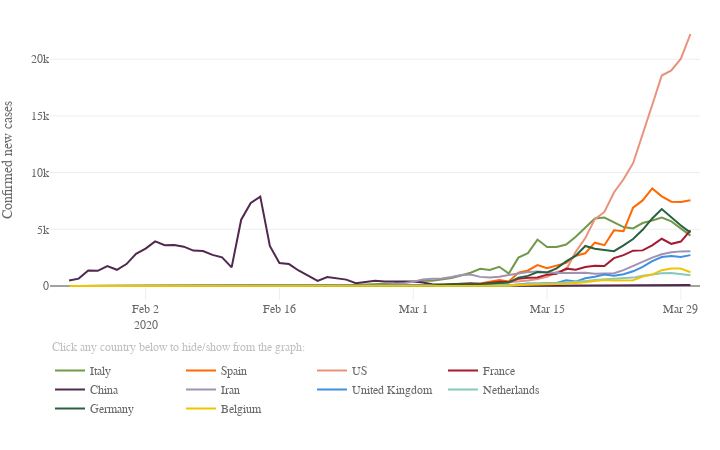

Notebook cell for this chart:
### Code cell
# Plot new cases top 10 countries
data = []

for i, c in enumerate(top10_country):
    nc = df_merged[df_merged['Country/Region'] == c].confirmed_newcases_movavg
    data.append(go.Scatter(x = df_merged[df_merged['Country/Region'] == c].dt,
                           y = nc,
                           name = c+'  ',
                           marker = dict(color = top10_col[i]),
                           line = dict(width = line_width),
                           hoverinfo = 'text',
                           hovertext = [c+':<br>{:.0f}'.format(i) for i in nc],
                           hoverlabel = dict(bordercolor = top10_col[i], 
                                             bgcolor = 'white',
                                             font = dict(color = top10_col[i])),
                           showlegend = True
                          )
               )
    
    
lay = go.Layout(width = width_px, 
                height = height_px, 
                xaxis = dict(ticks = 'inside',
                             ticklen = tick_lenght,
                             tickcolor = tick_col,
                             rangemode = 'nonnegative',
                             zeroline = False,
                             showgrid = False,
                            ),
                yaxis = dict(title='Confirmed new cases',
                             type = 'linear',
                            ),
                hovermode = 'closest',
                font = dict(size = label_size,
                            family = label_font,
                            color = label_col,
                           ),
                legend = dict(x = 0.0, 
                              y = -0.20,
                              orientation = 'h',
                             ),
                margin=dict(l = margin_l, r = margin_r, b = margin_b, t = margin_t, pad=0),
                annotations=[dict(x = 0.0,
                                  y = -0.20,
                                  showarrow = False,
                                  text = 'Click any country below to hide/show from the graph:',
                                  xref = 'paper',
                                  yref = 'paper',
                                  font=dict(
                                      family = label_font,
                                      size = label_size,
                                      color = 'silver',),
                                 ),
                            ],
               )

fig = dict(data=data, layout=lay)
plotly.offline.iplot(fig)

# Save JS
plot = plotly.offline.plot({'data':data,
                            'layout':lay},
                           include_plotlyjs = False,
                           output_type = 'div',
                           config = dict(showLink = False,
                                         modeBarButtonsToRemove = ['sendDataToCloud'],
                                         displaylogo = False,
                                         responsive = True)
                          )
path = '../visuals/new_cases/'
out_file = open(path+'timeline_newcases_date_all_720.html', 'w')
out_file.write('<!DOCTYPE html><html><head><script src="https://cdn.plot.ly/plotly-latest.min.js"></script></head><body>')
out_file.write(plot)
out_file.write('</body><html>')
out_file.close()

### Figure 1 — Plotly figure (JSON) as saved in the notebook; plotly's stock layout.template omitted (floating-point values rounded to 4 significant figures)
{"data": [{"hoverinfo": "text", "hoverlabel": {"bgcolor": "white", "bordercolor": "#719949", "font": {"color": "#719949"}}, "hovertext": ["Italy:<br>nan", "Italy:<br>nan", "Italy:<br>0", "Italy:<br>0", "Italy:<br>0", "Italy:<br>0", "Italy:<br>0", "Italy:<br>1", "Italy:<br>1", "Italy:<br>1", "Italy:<br>0", "Italy:<br>0", "Italy:<br>0", "Italy:<br>0", "Italy:<br>0", "Italy:<br>0", "Italy:<br>0", "Italy:<br>0", "Italy:<br>0", "Italy:<br>0", "Italy:<br>0", "Italy:<br>0", "Italy:<br>0", "Italy:<br>0", "Italy:<br>0", "Italy:<br>0", "Italy:<br>0", "Italy:<br>0", "Italy:<br>6", "Italy:<br>20", "Italy:<br>51", "Italy:<br>70", "Italy:<br>87", "Italy:<br>99", "Italy:<br>142", "Italy:<br>189", "Italy:<br>225", "Italy:<br>346", "Italy:<br>383", "Italy:<br>458", "Italy:<br>465", "Italy:<br>607", "Italy:<br>711", "Italy:<br>931", "Italy:<br>1172", "Italy:<br>1512", "Italy:<br>1422", "Italy:<br>1696", "Italy:<br>1097", "Italy:<br>2504", "Italy:<br>2898", "Italy:<br>4095", "Italy:<br>3440", "Italy:<br>3450", "Italy:<br>3655", "Italy:<br>4352", "Italy:<br>5172", "Italy:<br>5955", "Italy:<br>6034", "Italy:<br>5635", "Italy:<br>5199", "Italy:<br>5083", "Italy:<br>5554", "Italy:<br>5774", "Italy:<br>6029", "Italy:<br>5700", "Italy:<br>5080", "Italy:<br>4440", "Italy:<br>nan"], "line": {"width": 2}, "marker": {"color": "#719949"}, "name": "Italy  ", "showlegend": true, "type": "scatter", "uid": "c0d7ebe6-7443-11ea-84cb-8c8590b56c5d", "x": ["2020-01-23", "2020-01-24", "2020-01-25", "2020-01-26", "2020-01-27", "2020-01-28", "2020-01-29", "2020-01-30", "2020-01-31", "2020-02-01", "2020-02-02", "2020-02-03", "2020-02-04", "2020-02-05", "2020-02-06", "2020-02-07", "2020-02-08", "2020-02-09", "2020-02-10", "2020-02-11", "2020-02-12", "2020-02-13", "2020-02-14", "2020-02-15", "2020-02-16", "2020-02-17", "2020-02-18", "2020-02-19", "2020-02-20", "2020-02-21", "2020-02-22", "2020-02-23", "2020-02-24", "2020-02-25", "2020-02-26", "2020-02-27", "2020-02-28", "2020-02-29", "2020-03-01", "2020-03-02", "2020-03-03", "2020-03-04", "2020-03-05", "2020-03-06", "2020-03-07", "2020-03-08", "2020-03-09", "2020-03-10", "2020-03-11", "2020-03-12", "2020-03-13", "2020-03-14", "2020-03-15", "2020-03-16", "2020-03-17", "2020-03-18", "2020-03-19", "2020-03-20", "2020-03-21", "2020-03-22", "2020-03-23", "2020-03-24", "2020-03-25", "2020-03-26", "2020-03-27", "2020-03-28", "2020-03-29", "2020-03-30", "2020-03-31"], "y": [null, null, 0, 0, 0, 0, 0, 0.6667, 0.6667, 0.6667, 0, 0, 0, 0, 0.3333, 0.3333, 0.3333, 0, 0, 0, 0, 0, 0, 0, 0, 0, 0, 0, 5.667, 19.67, 50.67, 69.67, 86.67, 99.33, 142, 188.7, 225, 346.3, 382.7, 458, 465, 607.3, 711.3, 931.3, 1172.0, 1512, 1422, 1696.0, 1097.0, 2504.0, 2898.0, 4095, 3440, 3450.0, 3655.0, 4352.0, 5172.0, 5955, 6034.0, 5635.0, 5199.0, 5083.0, 5554, 5774, 6029.0, 5700, 5080.0, 4440, null]}, {"hoverinfo": "text", "hoverlabel": {"bgcolor": "white", "bordercolor": "#FF6900", "font": {"color": "#FF6900"}}, "hovertext": ["Spain:<br>nan", "Spain:<br>nan", "Spain:<br>0", "Spain:<br>0", "Spain:<br>0", "Spain:<br>0", "Spain:<br>0", "Spain:<br>0", "Spain:<br>0", "Spain:<br>0", "Spain:<br>0", "Spain:<br>0", "Spain:<br>0", "Spain:<br>0", "Spain:<br>0", "Spain:<br>0", "Spain:<br>0", "Spain:<br>0", "Spain:<br>0", "Spain:<br>0", "Spain:<br>0", "Spain:<br>0", "Spain:<br>0", "Spain:<br>0", "Spain:<br>0", "Spain:<br>0", "Spain:<br>0", "Spain:<br>0", "Spain:<br>0", "Spain:<br>0", "Spain:<br>0", "Spain:<br>0", "Spain:<br>1", "Spain:<br>4", "Spain:<br>4", "Spain:<br>9", "Spain:<br>11", "Spain:<br>23", "Spain:<br>29", "Spain:<br>40", "Spain:<br>46", "Spain:<br>46", "Spain:<br>78", "Spain:<br>93", "Spain:<br>138", "Spain:<br>224", "Spain:<br>398", "Spain:<br>535", "Spain:<br>401", "Spain:<br>1179", "Spain:<br>1371", "Spain:<br>1840", "Spain:<br>1570", "Spain:<br>1786", "Spain:<br>2037", "Spain:<br>2674", "Spain:<br>2887", "Spain:<br>3821", "Spain:<br>3602", "Spain:<br>4909", "Spain:<br>4837", "Spain:<br>6916", "Spain:<br>7550", "Spain:<br>8611", "Spain:<br>7907", "Spain:<br>7441", "Spain:<br>7412", "Spain:<br>7563", "Spain:<br>nan"], "line": {"width": 2}, "marker": {"color": "#FF6900"}, "name": "Spain  ", "showlegend": true, "type": "scatter", "uid": "c0db1622-7443-11ea-8f4f-8c8590b56c5d", "x": ["2020-01-23", "2020-01-24", "2020-01-25", "2020-01-26", "2020-01-27", "2020-01-28", "2020-01-29", "2020-01-30", "2020-01-31", "2020-02-01", "2020-02-02", "2020-02-03", "2020-02-04", "2020-02-05", "2020-02-06", "2020-02-07", "2020-02-08", "2020-02-09", "2020-02-10", "2020-02-11", "2020-02-12", "2020-02-13", "2020-02-14", "2020-02-15", "2020-02-16", "2020-02-17", "2020-02-18", "2020-02-19", "2020-02-20", "2020-02-21", "2020-02-22", "2020-02-23", "2020-02-24", "2020-02-25", "2020-02-26", "2020-02-27", "2020-02-28", "2020-02-29", "2020-03-01", "2020-03-02", "2020-03-03", "2020-03-04", "2020-03-05", "2020-03-06", "2020-03-07", "2020-03-08", "2020-03-09", "2020-03-10", "2020-03-11", "2020-03-12", "2020-03-13", "2020-03-14", "2020-03-15", "2020-03-16", "2020-03-17", "2020-03-18", "2020-03-19", "2020-03-20", "2020-03-21", "2020-03-22", "2020-03-23", "2020-03-24", "2020-03-25", "2020-03-26", "2020-03-27", "2020-03-28", "2020-03-29", "2020-03-30", "2020-03-31"], "y": [null, null, 0, 0, 0, 0, 0, 0, 0.3333, 0.3333, 0.3333, 0, 0, 0, 0, 0, 0.3333, 0.3333, 0.3333, 0, 0, 0, 0, 0, 0, 0, 0, 0, 0, 0, 0, 0, 1.333, 3.667, 4.333, 8.667, 10.67, 23, 29.33, 40, 46, 46.33, 78.33, 92.67, 138, 224.3, 398.3, 534.7, 401.3, 1179, 1371.0, 1840.0, 1570, 1786.0, 2037.0, 2674.0, 2887.0, 3821.0, 3602.0, 4909.0, 4837, 6916.0, 7550, 8611.0, 7907.0, 7441.0, 7412.0, 7563.0, null]}, {"hoverinfo": "text", "hoverlabel": {"bgcolor": "white", "bordercolor": "#E8927C", "font": {"color": "#E8927C"}}, "hovertext": ["US:<br>nan", "US:<br>nan", "US:<br>1", "US:<br>1", "US:<br>1", "US:<br>0", "US:<br>0", "US:<br>1", "US:<br>1", "US:<br>1", "US:<br>1", "US:<br>1", "US:<br>1", "US:<br>0", "US:<br>0", "US:<br>0", "US:<br>0", "US:<br>0", "US:<br>0", "US:<br>0", "US:<br>1", "US:<br>0", "US:<br>0", "US:<br>0", "US:<br>0", "US:<br>0", "US:<br>0", "US:<br>0", "US:<br>1", "US:<br>1", "US:<br>1", "US:<br>12", "US:<br>12", "US:<br>14", "US:<br>2", "US:<br>3", "US:<br>4", "US:<br>5", "US:<br>13", "US:<br>17", "US:<br>25", "US:<br>40", "US:<br>48", "US:<br>84", "US:<br>100", "US:<br>107", "US:<br>186", "US:<br>254", "US:<br>360", "US:<br>407", "US:<br>482", "US:<br>612", "US:<br>818", "US:<br>1231", "US:<br>1428", "US:<br>3015", "US:<br>4226", "US:<br>5902", "US:<br>6533", "US:<br>8249", "US:<br>9417", "US:<br>10834", "US:<br>13330", "US:<br>15972", "US:<br>18567", "US:<br>19017", "US:<br>20050", "US:<br>22231", "US:<br>nan"], "line": {"width": 2}, "marker": {"color": "#E8927C"}, "name": "US  ", "showlegend": true, "type": "scatter", "uid": "c0db1a50-7443-11ea-a168-8c8590b56c5d", "x": ["2020-01-23", "2020-01-24", "2020-01-25", "2020-01-26", "2020-01-27", "2020-01-28", "2020-01-29", "2020-01-30", "2020-01-31", "2020-02-01", "2020-02-02", "2020-02-03", "2020-02-04", "2020-02-05", "2020-02-06", "2020-02-07", "2020-02-08", "2020-02-09", "2020-02-10", "2020-02-11", "2020-02-12", "2020-02-13", "2020-02-14", "2020-02-15", "2020-02-16", "2020-02-17", "2020-02-18", "2020-02-19", "2020-02-20", "2020-02-21", "2020-02-22", "2020-02-23", "2020-02-24", "2020-02-25", "2020-02-26", "2020-02-27", "2020-02-28", "2020-02-29", "2020-03-01", "2020-03-02", "2020-03-03", "2020-03-04", "2020-03-05", "2020-03-06", "2020-03-07", "2020-03-08", "2020-03-09", "2020-03-10", "2020-03-11", "2020-03-12", "2020-03-13", "2020-03-14", "2020-03-15", "2020-03-16", "2020-03-17", "2020-03-18", "2020-03-19", "2020-03-20", "2020-03-21", "2020-03-22", "2020-03-23", "2020-03-24", "2020-03-25", "2020-03-26", "2020-03-27", "2020-03-28", "2020-03-29", "2020-03-30", "2020-03-31"], "y": [null, null, 1.333, 1, 1, 0, 0, 0.6667, 1, 1, 1.333, 1, 1, 0, 0, 0, 0, 0, 0.3333, 0.3333, 0.6667, 0.3333, 0.3333, 0, 0, 0, 0, 0, 0.6667, 0.6667, 0.6667, 12, 12, 14, 2.333, 3, 3.667, 5.333, 12.67, 16.67, 25, 39.67, 48, 84.33, 100.3, 107, 185.7, 254.3, 360, 406.7, 482, 612, 817.7, 1231.0, 1428, 3015, 4226.0, 5902, 6533, 8249, 9417, 10834, 13330.0, 15970.0, 18570.0, 19020.0, 20050, 22230.0, null]}, {"hoverinfo": "text", "hoverlabel": {"bgcolor": "white", "bordercolor": "#A6192E", "font": {"color": "#A6192E"}}, "hovertext": ["France:<br>nan", "France:<br>nan", "France:<br>1", "France:<br>0", "France:<br>0", "France:<br>1", "France:<br>1", "France:<br>0", "France:<br>0", "France:<br>0", "France:<br>0", "France:<br>0", "France:<br>0", "France:<br>0", "France:<br>0", "France:<br>2", "France:<br>2", "France:<br>2", "France:<br>0", "France:<br>0", "France:<br>0", "France:<br>0", "France:<br>0", "France:<br>0", "France:<br>0", "France:<br>0", "France:<br>0", "France:<br>0", "France:<br>0", "France:<br>0", "France:<br>0", "France:<br>0", "France:<br>1", "France:<br>2", "France:<br>9", "France:<br>14", "France:<br>27", "France:<br>31", "France:<br>45", "France:<br>35", "France:<br>53", "France:<br>63", "France:<br>151", "France:<br>224", "France:<br>252", "France:<br>188", "France:<br>278", "France:<br>386", "France:<br>358", "France:<br>629", "France:<br>734", "France:<br>746", "France:<br>1001", "France:<br>1073", "France:<br>1531", "France:<br>1429", "France:<br>1681", "France:<br>1780", "France:<br>1758", "France:<br>2455", "France:<br>2720", "France:<br>3119", "France:<br>3143", "France:<br>3593", "France:<br>4168", "France:<br>3719", "France:<br>3923", "France:<br>4907", "France:<br>nan"], "line": {"width": 2}, "marker": {"color": "#A6192E"}, "name": "France  ", "showlegend": true, "type": "scatter", "uid": "c0db1c38-7443-11ea-a6fb-8c8590b56c5d", "x": ["2020-01-23", "2020-01-24", "2020-01-25", "2020-01-26", "2020-01-27", "2020-01-28", "2020-01-29", "2020-01-30", "2020-01-31", "2020-02-01", "2020-02-02", "2020-02-03", "2020-02-04", "2020-02-05", "2020-02-06", "2020-02-07", "2020-02-08", "2020-02-09", "2020-02-10", "2020-02-11", "2020-02-12", "2020-02-13", "2020-02-14", "2020-02-15", "2020-02-16", "2020-02-17", "2020-02-18", "2020-02-19", "2020-02-20", "2020-02-21", "2020-02-22", "2020-02-23", "2020-02-24", "2020-02-25", "2020-02-26", "2020-02-27", "2020-02-28", "2020-02-29", "2020-03-01", "2020-03-02", "2020-03-03", "2020-03-04", "2020-03-05", "2020-03-06", "2020-03-07", "2020-03-08", "2020-03-09", "2020-03-10", "2020-03-11", "2020-03-12", "2020-03-13", "2020-03-14", "2020-03-15", "2020-03-16", "2020-03-17", "2020-03-18", "2020-03-19", "2020-03-20", "2020-03-21", "2020-03-22", "2020-03-23", "2020-03-24", "2020-03-25", "2020-03-26", "2020-03-27", "2020-03-28", "2020-03-29", "2020-03-30", "2020-03-31"], "y": [null, null, 1, 0.3333, 0.3333, 0.6667, 0.6667, 0.3333, 0.3333, 0.3333, 0.3333, 0, 0, 0, 0, 1.667, 1.667, 1.667, 0, 0, 0, 0, 0.3333, 0.3333, 0.3333, 0, 0, 0, 0, 0, 0, 0, 0.6667, 2, 8.667, 14.33, 27.33, 30.67, 44.67, 34.67, 52.67, 63, 150.7, 223.7, 252, 187.7, 278.3, 385.7, 358, 629, 734.3, 746.3, 1001.0, 1073, 1531.0, 1429, 1681, 1780.0, 1758.0, 2455, 2720.0, 3119, 3143.0, 3593.0, 4168.0, 3719, 3923.0, 4907.0, null]}, {"hoverinfo": "text", "hoverlabel": {"bgcolor": "white", "bordercolor": "#51284F", "font": {"color": "#51284F"}}, "hovertext": ["China:<br>nan", "China:<br>nan", "China:<br>477", "China:<br>652", "China:<br>1368", "China:<br>1337", "China:<br>1755", "China:<br>1431", "China:<br>1935", "China:<br>2830", "China:<br>3305", "China:<br>3939", "China:<br>3603", "China:<br>3624", "China:<br>3468", "China:<br>3125", "China:<br>3081", "China:<br>2748", "China:<br>2524", "China:<br>1643", "China:<br>5847", "China:<br>7324", "China:<br>7885", "China:<br>3539", "China:<br>2025", "China:<br>1933", "China:<br>1369", "China:<br>881", "China:<br>446", "China:<br>794", "China:<br>648", "China:<br>564", "China:<br>251", "China:<br>381", "China:<br>453", "China:<br>391", "China:<br>397", "China:<br>444", "China:<br>403", "China:<br>302", "China:<br>151", "China:<br>134", "China:<br>143", "China:<br>128", "China:<br>95", "China:<br>57", "China:<br>39", "China:<br>33", "China:<br>24", "China:<br>19", "China:<br>19", "China:<br>24", "China:<br>29", "China:<br>27", "China:<br>33", "China:<br>41", "China:<br>64", "China:<br>68", "China:<br>93", "China:<br>83", "China:<br>95", "China:<br>75", "China:<br>95", "China:<br>102", "China:<br>113", "China:<br>113", "China:<br>100", "China:<br>93", "China:<br>nan"], "line": {"width": 2}, "marker": {"color": "#51284F"}, "name": "China  ", "showlegend": true, "type": "scatter", "uid": "c0db1ddc-7443-11ea-abb8-8c8590b56c5d", "x": ["2020-01-23", "2020-01-24", "2020-01-25", "2020-01-26", "2020-01-27", "2020-01-28", "2020-01-29", "2020-01-30", "2020-01-31", "2020-02-01", "2020-02-02", "2020-02-03", "2020-02-04", "2020-02-05", "2020-02-06", "2020-02-07", "2020-02-08", "2020-02-09", "2020-02-10", "2020-02-11", "2020-02-12", "2020-02-13", "2020-02-14", "2020-02-15", "2020-02-16", "2020-02-17", "2020-02-18", "2020-02-19", "2020-02-20", "2020-02-21", "2020-02-22", "2020-02-23", "2020-02-24", "2020-02-25", "2020-02-26", "2020-02-27", "2020-02-28", "2020-02-29", "2020-03-01", "2020-03-02", "2020-03-03", "2020-03-04", "2020-03-05", "2020-03-06", "2020-03-07", "2020-03-08", "2020-03-09", "2020-03-10", "2020-03-11", "2020-03-12", "2020-03-13", "2020-03-14", "2020-03-15", "2020-03-16", "2020-03-17", "2020-03-18", "2020-03-19", "2020-03-20", "2020-03-21", "2020-03-22", "2020-03-23", "2020-03-24", "2020-03-25", "2020-03-26", "2020-03-27", "2020-03-28", "2020-03-29", "2020-03-30", "2020-03-31"], "y": [null, null, 477.3, 652.3, 1368.0, 1337.0, 1755.0, 1431, 1935.0, 2830.0, 3305.0, 3939.0, 3603.0, 3624.0, 3468.0, 3125.0, 3081.0, 2748, 2524, 1643.0, 5847, 7324, 7885.0, 3539.0, 2025.0, 1933.0, 1369.0, 881, 446.3, 794, 648.3, 563.7, 251, 381.3, 453, 391.3, 396.7, 444, 402.7, 301.7, 151.3, 133.7, 143, 128, 95.33, 56.67, 39, 32.67, 24, 19.33, 18.67, 23.67, 29.33, 27, 33, 41, 64, 67.67, 93, 82.67, 95.33, 75.33, 94.67, 102, 112.7, 113.3, 100.3, 93.33, null]}, {"hoverinfo": "text", "hoverlabel": {"bgcolor": "white", "bordercolor": "#A192B2", "font": {"color": "#A192B2"}}, "hovertext": ["Iran:<br>nan", "Iran:<br>nan", "Iran:<br>0", "Iran:<br>0", "Iran:<br>0", "Iran:<br>0", "Iran:<br>0", "Iran:<br>0", "Iran:<br>0", "Iran:<br>0", "Iran:<br>0", "Iran:<br>0", "Iran:<br>0", "Iran:<br>0", "Iran:<br>0", "Iran:<br>0", "Iran:<br>0", "Iran:<br>0", "Iran:<br>0", "Iran:<br>0", "Iran:<br>0", "Iran:<br>0", "Iran:<br>0", "Iran:<br>0", "Iran:<br>0", "Iran:<br>0", "Iran:<br>1", "Iran:<br>2", "Iran:<br>6", "Iran:<br>9", "Iran:<br>13", "Iran:<br>14", "Iran:<br>22", "Iran:<br>32", "Iran:<br>61", "Iran:<br>98", "Iran:<br>151", "Iran:<br>244", "Iran:<br>371", "Iran:<br>581", "Iran:<br>648", "Iran:<br>671", "Iran:<br>804", "Iran:<br>967", "Iran:<br>1018", "Iran:<br>805", "Iran:<br>740", "Iran:<br>811", "Iran:<br>971", "Iran:<br>1107", "Iran:<br>1243", "Iran:<br>1288", "Iran:<br>1209", "Iran:<br>1147", "Iran:<br>1141", "Iran:<br>1139", "Iran:<br>1158", "Iran:<br>1083", "Iran:<br>1077", "Iran:<br>1135", "Iran:<br>1400", "Iran:<br>1793", "Iran:<br>2119", "Iran:<br>2507", "Iran:<br>2797", "Iran:<br>2968", "Iran:<br>3054", "Iran:<br>3066", "Iran:<br>nan"], "line": {"width": 2}, "marker": {"color": "#A192B2"}, "name": "Iran  ", "showlegend": true, "type": "scatter", "uid": "c0db1f78-7443-11ea-a8de-8c8590b56c5d", "x": ["2020-01-23", "2020-01-24", "2020-01-25", "2020-01-26", "2020-01-27", "2020-01-28", "2020-01-29", "2020-01-30", "2020-01-31", "2020-02-01", "2020-02-02", "2020-02-03", "2020-02-04", "2020-02-05", "2020-02-06", "2020-02-07", "2020-02-08", "2020-02-09", "2020-02-10", "2020-02-11", "2020-02-12", "2020-02-13", "2020-02-14", "2020-02-15", "2020-02-16", "2020-02-17", "2020-02-18", "2020-02-19", "2020-02-20", "2020-02-21", "2020-02-22", "2020-02-23", "2020-02-24", "2020-02-25", "2020-02-26", "2020-02-27", "2020-02-28", "2020-02-29", "2020-03-01", "2020-03-02", "2020-03-03", "2020-03-04", "2020-03-05", "2020-03-06", "2020-03-07", "2020-03-08", "2020-03-09", "2020-03-10", "2020-03-11", "2020-03-12", "2020-03-13", "2020-03-14", "2020-03-15", "2020-03-16", "2020-03-17", "2020-03-18", "2020-03-19", "2020-03-20", "2020-03-21", "2020-03-22", "2020-03-23", "2020-03-24", "2020-03-25", "2020-03-26", "2020-03-27", "2020-03-28", "2020-03-29", "2020-03-30", "2020-03-31"], "y": [null, null, 0, 0, 0, 0, 0, 0, 0, 0, 0, 0, 0, 0, 0, 0, 0, 0, 0, 0, 0, 0, 0, 0, 0, 0, 0.6667, 1.667, 6, 8.667, 12.67, 14.33, 22.33, 32, 61.33, 97.67, 151.3, 244.3, 371, 581, 648, 670.7, 803.7, 967, 1018.0, 804.7, 739.7, 811.3, 971.3, 1107.0, 1243, 1288.0, 1209, 1147.0, 1141, 1139.0, 1158.0, 1083, 1077, 1135, 1400.0, 1793, 2119, 2507, 2797, 2968.0, 3054.0, 3066.0, null]}, {"hoverinfo": "text", "hoverlabel": {"bgcolor": "white", "bordercolor": "#418FDE", "font": {"color": "#418FDE"}}, "hovertext": ["United Kingdom:<br>nan", "United Kingdom:<br>nan", "United Kingdom:<br>0", "United Kingdom:<br>0", "United Kingdom:<br>0", "United Kingdom:<br>0", "United Kingdom:<br>0", "United Kingdom:<br>1", "United Kingdom:<br>1", "United Kingdom:<br>1", "United Kingdom:<br>0", "United Kingdom:<br>0", "United Kingdom:<br>0", "United Kingdom:<br>0", "United Kingdom:<br>0", "United Kingdom:<br>0", "United Kingdom:<br>0", "United Kingdom:<br>2", "United Kingdom:<br>2", "United Kingdom:<br>2", "United Kingdom:<br>0", "United Kingdom:<br>0", "United Kingdom:<br>0", "United Kingdom:<br>0", "United Kingdom:<br>0", "United Kingdom:<br>0", "United Kingdom:<br>0", "United Kingdom:<br>0", "United Kingdom:<br>0", "United Kingdom:<br>0", "United Kingdom:<br>0", "United Kingdom:<br>1", "United Kingdom:<br>1", "United Kingdom:<br>1", "United Kingdom:<br>1", "United Kingdom:<br>2", "United Kingdom:<br>3", "United Kingdom:<br>7", "United Kingdom:<br>7", "United Kingdom:<br>9", "United Kingdom:<br>17", "United Kingdom:<br>25", "United Kingdom:<br>38", "United Kingdom:<br>40", "United Kingdom:<br>53", "United Kingdom:<br>53", "United Kingdom:<br>59", "United Kingdom:<br>62", "United Kingdom:<br>46", "United Kingdom:<br>139", "United Kingdom:<br>228", "United Kingdom:<br>229", "United Kingdom:<br>250", "United Kingdom:<br>272", "United Kingdom:<br>499", "United Kingdom:<br>388", "United Kingdom:<br>685", "United Kingdom:<br>808", "United Kingdom:<br>1010", "United Kingdom:<br>904", "United Kingdom:<br>1032", "United Kingdom:<br>1298", "United Kingdom:<br>1695", "United Kingdom:<br>2194", "United Kingdom:<br>2557", "United Kingdom:<br>2656", "United Kingdom:<br>2569", "United Kingdom:<br>2723", "United Kingdom:<br>nan"], "line": {"width": 2}, "marker": {"color": "#418FDE"}, "name": "United Kingdom  ", "showlegend": true, "type": "scatter", "uid": "c0db211c-7443-11ea-aec1-8c8590b56c5d", "x": ["2020-01-23", "2020-01-24", "2020-01-25", "2020-01-26", "2020-01-27", "2020-01-28", "2020-01-29", "2020-01-30", "2020-01-31", "2020-02-01", "2020-02-02", "2020-02-03", "2020-02-04", "2020-02-05", "2020-02-06", "2020-02-07", "2020-02-08", "2020-02-09", "2020-02-10", "2020-02-11", "2020-02-12", "2020-02-13", "2020-02-14", "2020-02-15", "2020-02-16", "2020-02-17", "2020-02-18", "2020-02-19", "2020-02-20", "2020-02-21", "2020-02-22", "2020-02-23", "2020-02-24", "2020-02-25", "2020-02-26", "2020-02-27", "2020-02-28", "2020-02-29", "2020-03-01", "2020-03-02", "2020-03-03", "2020-03-04", "2020-03-05", "2020-03-06", "2020-03-07", "2020-03-08", "2020-03-09", "2020-03-10", "2020-03-11", "2020-03-12", "2020-03-13", "2020-03-14", "2020-03-15", "2020-03-16", "2020-03-17", "2020-03-18", "2020-03-19", "2020-03-20", "2020-03-21", "2020-03-22", "2020-03-23", "2020-03-24", "2020-03-25", "2020-03-26", "2020-03-27", "2020-03-28", "2020-03-29", "2020-03-30", "2020-03-31"], "y": [null, null, 0, 0, 0, 0, 0, 0.6667, 0.6667, 0.6667, 0, 0, 0, 0, 0.3333, 0.3333, 0.3333, 1.667, 1.667, 2, 0.3333, 0.3333, 0, 0, 0, 0, 0, 0, 0, 0, 0, 1.333, 1.333, 1.333, 0.6667, 2.333, 3.333, 7, 6.667, 9.333, 16.67, 25.33, 37.67, 40.33, 52.67, 52.67, 59, 61.67, 45.67, 139.3, 228.3, 228.7, 249.7, 272, 499, 388.3, 684.7, 808.3, 1010.0, 904, 1032.0, 1298.0, 1695.0, 2194.0, 2557.0, 2656, 2569.0, 2723, null]}, {"hoverinfo": "text", "hoverlabel": {"bgcolor": "white", "bordercolor": "#86C8BC", "font": {"color": "#86C8BC"}}, "hovertext": ["Netherlands:<br>nan", "Netherlands:<br>nan", "Netherlands:<br>0", "Netherlands:<br>0", "Netherlands:<br>0", "Netherlands:<br>0", "Netherlands:<br>0", "Netherlands:<br>0", "Netherlands:<br>0", "Netherlands:<br>0", "Netherlands:<br>0", "Netherlands:<br>0", "Netherlands:<br>0", "Netherlands:<br>0", "Netherlands:<br>0", "Netherlands:<br>0", "Netherlands:<br>0", "Netherlands:<br>0", "Netherlands:<br>0", "Netherlands:<br>0", "Netherlands:<br>0", "Netherlands:<br>0", "Netherlands:<br>0", "Netherlands:<br>0", "Netherlands:<br>0", "Netherlands:<br>0", "Netherlands:<br>0", "Netherlands:<br>0", "Netherlands:<br>0", "Netherlands:<br>0", "Netherlands:<br>0", "Netherlands:<br>0", "Netherlands:<br>0", "Netherlands:<br>0", "Netherlands:<br>0", "Netherlands:<br>0", "Netherlands:<br>2", "Netherlands:<br>3", "Netherlands:<br>6", "Netherlands:<br>6", "Netherlands:<br>9", "Netherlands:<br>21", "Netherlands:<br>35", "Netherlands:<br>50", "Netherlands:<br>61", "Netherlands:<br>64", "Netherlands:<br>65", "Netherlands:<br>79", "Netherlands:<br>61", "Netherlands:<br>141", "Netherlands:<br>153", "Netherlands:<br>212", "Netherlands:<br>203", "Netherlands:<br>250", "Netherlands:<br>307", "Netherlands:<br>350", "Netherlands:<br>431", "Netherlands:<br>527", "Netherlands:<br>583", "Netherlands:<br>587", "Netherlands:<br>647", "Netherlands:<br>740", "Netherlands:<br>901", "Netherlands:<br>1022", "Netherlands:<br>1127", "Netherlands:<br>1154", "Netherlands:<br>1057", "Netherlands:<br>949", "Netherlands:<br>nan"], "line": {"width": 2}, "marker": {"color": "#86C8BC"}, "name": "Netherlands  ", "showlegend": true, "type": "scatter", "uid": "c0db22c0-7443-11ea-b077-8c8590b56c5d", "x": ["2020-01-23", "2020-01-24", "2020-01-25", "2020-01-26", "2020-01-27", "2020-01-28", "2020-01-29", "2020-01-30", "2020-01-31", "2020-02-01", "2020-02-02", "2020-02-03", "2020-02-04", "2020-02-05", "2020-02-06", "2020-02-07", "2020-02-08", "2020-02-09", "2020-02-10", "2020-02-11", "2020-02-12", "2020-02-13", "2020-02-14", "2020-02-15", "2020-02-16", "2020-02-17", "2020-02-18", "2020-02-19", "2020-02-20", "2020-02-21", "2020-02-22", "2020-02-23", "2020-02-24", "2020-02-25", "2020-02-26", "2020-02-27", "2020-02-28", "2020-02-29", "2020-03-01", "2020-03-02", "2020-03-03", "2020-03-04", "2020-03-05", "2020-03-06", "2020-03-07", "2020-03-08", "2020-03-09", "2020-03-10", "2020-03-11", "2020-03-12", "2020-03-13", "2020-03-14", "2020-03-15", "2020-03-16", "2020-03-17", "2020-03-18", "2020-03-19", "2020-03-20", "2020-03-21", "2020-03-22", "2020-03-23", "2020-03-24", "2020-03-25", "2020-03-26", "2020-03-27", "2020-03-28", "2020-03-29", "2020-03-30", "2020-03-31"], "y": [null, null, 0, 0, 0, 0, 0, 0, 0, 0, 0, 0, 0, 0, 0, 0, 0, 0, 0, 0, 0, 0, 0, 0, 0, 0, 0, 0, 0, 0, 0, 0, 0, 0, 0.3333, 0.3333, 2, 3, 5.667, 6, 9.333, 21.33, 34.67, 50, 61, 64.33, 64.67, 79.33, 60.67, 141.3, 153, 211.7, 203.3, 249.7, 306.7, 350.3, 430.7, 527.3, 583.3, 587, 646.7, 740.3, 901.3, 1022.0, 1127, 1154, 1057.0, 949.3, null]}, {"hoverinfo": "text", "hoverlabel": {"bgcolor": "white", "bordercolor": "#286140", "font": {"color": "#286140"}}, "hovertext": ["Germany:<br>nan", "Germany:<br>nan", "Germany:<br>0", "Germany:<br>0", "Germany:<br>1", "Germany:<br>1", "Germany:<br>1", "Germany:<br>0", "Germany:<br>1", "Germany:<br>2", "Germany:<br>2", "Germany:<br>1", "Germany:<br>1", "Germany:<br>0", "Germany:<br>0", "Germany:<br>0", "Germany:<br>1", "Germany:<br>0", "Germany:<br>1", "Germany:<br>1", "Germany:<br>1", "Germany:<br>0", "Germany:<br>0", "Germany:<br>0", "Germany:<br>0", "Germany:<br>0", "Germany:<br>0", "Germany:<br>0", "Germany:<br>0", "Germany:<br>0", "Germany:<br>0", "Germany:<br>0", "Germany:<br>0", "Germany:<br>4", "Germany:<br>10", "Germany:<br>10", "Germany:<br>17", "Germany:<br>28", "Germany:<br>37", "Germany:<br>39", "Germany:<br>44", "Germany:<br>108", "Germany:<br>158", "Germany:<br>179", "Germany:<br>186", "Germany:<br>169", "Germany:<br>219", "Germany:<br>289", "Germany:<br>301", "Germany:<br>739", "Germany:<br>892", "Germany:<br>1239", "Germany:<br>1199", "Germany:<br>1557", "Germany:<br>2177", "Germany:<br>2683", "Germany:<br>3530", "Germany:<br>3295", "Germany:<br>3184", "Germany:<br>3069", "Germany:<br>3591", "Germany:<br>4150", "Germany:<br>4961", "Germany:<br>5962", "Germany:<br>6791", "Germany:<br>6052", "Germany:<br>5338", "Germany:<br>4704", "Germany:<br>nan"], "line": {"width": 2}, "marker": {"color": "#286140"}, "name": "Germany  ", "showlegend": true, "type": "scatter", "uid": "c0db2464-7443-11ea-82e2-8c8590b56c5d", "x": ["2020-01-23", "2020-01-24", "2020-01-25", "2020-01-26", "2020-01-27", "2020-01-28", "2020-01-29", "2020-01-30", "2020-01-31", "2020-02-01", "2020-02-02", "2020-02-03", "2020-02-04", "2020-02-05", "2020-02-06", "2020-02-07", "2020-02-08", "2020-02-09", "2020-02-10", "2020-02-11", "2020-02-12", "2020-02-13", "2020-02-14", "2020-02-15", "2020-02-16", "2020-02-17", "2020-02-18", "2020-02-19", "2020-02-20", "2020-02-21", "2020-02-22", "2020-02-23", "2020-02-24", "2020-02-25", "2020-02-26", "2020-02-27", "2020-02-28", "2020-02-29", "2020-03-01", "2020-03-02", "2020-03-03", "2020-03-04", "2020-03-05", "2020-03-06", "2020-03-07", "2020-03-08", "2020-03-09", "2020-03-10", "2020-03-11", "2020-03-12", "2020-03-13", "2020-03-14", "2020-03-15", "2020-03-16", "2020-03-17", "2020-03-18", "2020-03-19", "2020-03-20", "2020-03-21", "2020-03-22", "2020-03-23", "2020-03-24", "2020-03-25", "2020-03-26", "2020-03-27", "2020-03-28", "2020-03-29", "2020-03-30", "2020-03-31"], "y": [null, null, 0, 0.3333, 1.333, 1.333, 1, 0.3333, 1.333, 2, 2.333, 1.333, 0.6667, 0, 0.3333, 0.3333, 0.6667, 0.3333, 1, 0.6667, 0.6667, 0, 0, 0, 0, 0, 0, 0, 0, 0, 0, 0, 0.3333, 3.667, 10, 10.33, 17.33, 28, 37, 39, 44, 107.7, 158, 179, 186, 168.7, 219.3, 289.3, 300.7, 739.3, 892.3, 1239, 1199, 1557.0, 2177.0, 2683.0, 3530.0, 3295.0, 3184.0, 3069.0, 3591, 4150, 4961.0, 5962.0, 6791.0, 6052.0, 5338, 4704.0, null]}, {"hoverinfo": "text", "hoverlabel": {"bgcolor": "white", "bordercolor": "#F1C400", "font": {"color": "#F1C400"}}, "hovertext": ["Belgium:<br>nan", "Belgium:<br>nan", "Belgium:<br>0", "Belgium:<br>0", "Belgium:<br>0", "Belgium:<br>0", "Belgium:<br>0", "Belgium:<br>0", "Belgium:<br>0", "Belgium:<br>0", "Belgium:<br>0", "Belgium:<br>0", "Belgium:<br>0", "Belgium:<br>0", "Belgium:<br>0", "Belgium:<br>0", "Belgium:<br>0", "Belgium:<br>0", "Belgium:<br>0", "Belgium:<br>0", "Belgium:<br>0", "Belgium:<br>0", "Belgium:<br>0", "Belgium:<br>0", "Belgium:<br>0", "Belgium:<br>0", "Belgium:<br>0", "Belgium:<br>0", "Belgium:<br>0", "Belgium:<br>0", "Belgium:<br>0", "Belgium:<br>0", "Belgium:<br>0", "Belgium:<br>0", "Belgium:<br>0", "Belgium:<br>0", "Belgium:<br>0", "Belgium:<br>0", "Belgium:<br>2", "Belgium:<br>4", "Belgium:<br>7", "Belgium:<br>14", "Belgium:<br>32", "Belgium:<br>49", "Belgium:<br>50", "Belgium:<br>43", "Belgium:<br>33", "Belgium:<br>38", "Belgium:<br>25", "Belgium:<br>97", "Belgium:<br>125", "Belgium:<br>191", "Belgium:<br>166", "Belgium:<br>185", "Belgium:<br>200", "Belgium:<br>246", "Belgium:<br>338", "Belgium:<br>443", "Belgium:<br>535", "Belgium:<br>495", "Belgium:<br>485", "Belgium:<br>512", "Belgium:<br>831", "Belgium:<br>1005", "Belgium:<br>1399", "Belgium:<br>1534", "Belgium:<br>1538", "Belgium:<br>1214", "Belgium:<br>nan"], "line": {"width": 2}, "marker": {"color": "#F1C400"}, "name": "Belgium  ", "showlegend": true, "type": "scatter", "uid": "c0db2608-7443-11ea-add7-8c8590b56c5d", "x": ["2020-01-23", "2020-01-24", "2020-01-25", "2020-01-26", "2020-01-27", "2020-01-28", "2020-01-29", "2020-01-30", "2020-01-31", "2020-02-01", "2020-02-02", "2020-02-03", "2020-02-04", "2020-02-05", "2020-02-06", "2020-02-07", "2020-02-08", "2020-02-09", "2020-02-10", "2020-02-11", "2020-02-12", "2020-02-13", "2020-02-14", "2020-02-15", "2020-02-16", "2020-02-17", "2020-02-18", "2020-02-19", "2020-02-20", "2020-02-21", "2020-02-22", "2020-02-23", "2020-02-24", "2020-02-25", "2020-02-26", "2020-02-27", "2020-02-28", "2020-02-29", "2020-03-01", "2020-03-02", "2020-03-03", "2020-03-04", "2020-03-05", "2020-03-06", "2020-03-07", "2020-03-08", "2020-03-09", "2020-03-10", "2020-03-11", "2020-03-12", "2020-03-13", "2020-03-14", "2020-03-15", "2020-03-16", "2020-03-17", "2020-03-18", "2020-03-19", "2020-03-20", "2020-03-21", "2020-03-22", "2020-03-23", "2020-03-24", "2020-03-25", "2020-03-26", "2020-03-27", "2020-03-28", "2020-03-29", "2020-03-30", "2020-03-31"], "y": [null, null, 0, 0, 0, 0, 0, 0, 0, 0, 0, 0.3333, 0.3333, 0.3333, 0, 0, 0, 0, 0, 0, 0, 0, 0, 0, 0, 0, 0, 0, 0, 0, 0, 0, 0, 0, 0, 0, 0, 0.3333, 2.333, 4, 7, 14, 32, 48.67, 50, 43.33, 32.67, 38, 25, 97.33, 125, 190.7, 166.3, 184.7, 200, 245.7, 338, 443, 535.3, 495.3, 484.7, 512, 830.7, 1005, 1399, 1534.0, 1538.0, 1214.0, null]}], "layout": {"annotations": [{"font": {"color": "silver", "family": "Gentona, Tahoma, sans-serif", "size": 12}, "showarrow": false, "text": "Click any country below to hide/show from the graph:", "x": 0, "xref": "paper", "y": -0.2, "yref": "paper"}], "font": {"color": "dimgray", "family": "Gentona, Tahoma, sans-serif", "size": 12}, "height": 450, "hovermode": "closest", "legend": {"orientation": "h", "x": 0, "y": -0.2}, "margin": {"b": 150, "l": 50, "pad": 0, "r": 20, "t": 20}, "width": 720, "xaxis": {"rangemode": "nonnegative", "showgrid": false, "tickcolor": "#eee", "ticklen": 12, "ticks": "inside", "zeroline": false}, "yaxis": {"title": "Confirmed new cases", "type": "linear"}}}
